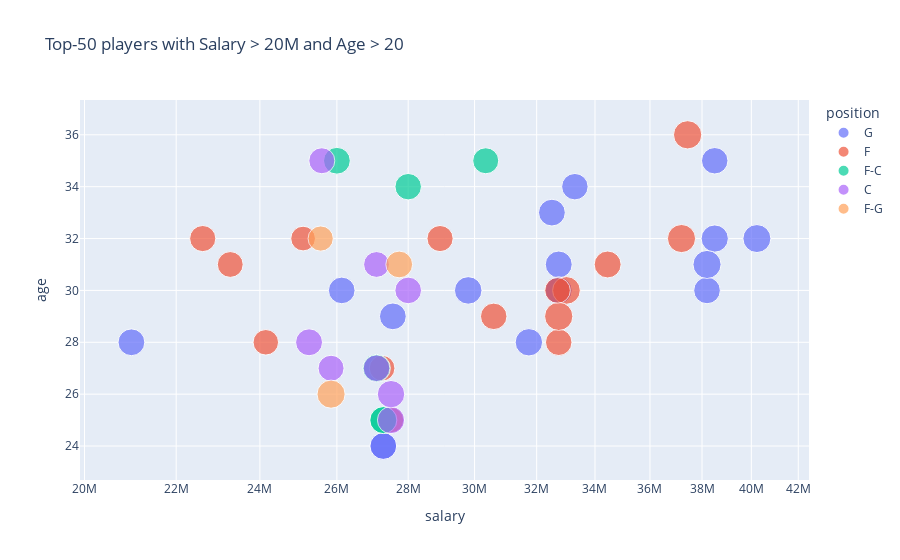

Source (notebook cell):
### Code cell
# Pozisyonları düzenle (örneğin, F-C ve C-F'yi F-C olarak birleştirme)
data['position'] = data['position'].replace({'C-F': 'F-C', 'G-F': 'F-G'})
filtered_data = data[(data['salary'] > 20000000) & (data['age'] > 20)]

fig = px.scatter(filtered_data.sort_values(by='salary', ascending=False)[:50], 
                x="salary", y="age",
                size="rating", color="position", 
                title="Top-50 players with Salary > 20M and Age > 20",
                log_x=True, size_max=20)
fig.show()

### Figure 1 — Plotly figure (JSON) as saved in the notebook; plotly's stock layout.template omitted (floating-point values rounded to 4 significant figures)
{"data": [{"hovertemplate": "position=G<br>salary=%{x}<br>age=%{y}<br>rating=%{marker.size}<extra></extra>", "legendgroup": "G", "marker": {"color": "#636efa", "size": [95, 85, 90, 86, 96, 85, 88, 88, 89, 87, 91, 92, 87, 86, 87, 87, 86, 87], "sizemode": "area", "sizeref": 0.2425, "symbol": "circle"}, "mode": "markers", "name": "G", "orientation": "v", "showlegend": true, "type": "scatter", "x": [40231758, 38506482, 38506482, 38199000, 38199000, 33296296, 32742000, 32742000, 32742000, 32511623, 31742000, 29802321, 27556959, 27285000, 27285000, 27093018, 26131111, 21000000], "xaxis": "x", "y": [32, 35, 32, 30, 31, 34, 31, 30, 30, 33, 28, 30, 29, 24, 24, 27, 30, 28], "yaxis": "y"}, {"hovertemplate": "position=F<br>salary=%{x}<br>age=%{y}<br>rating=%{marker.size}<extra></extra>", "legendgroup": "F", "marker": {"color": "#EF553B", "size": [97, 96, 88, 93, 85, 97, 80, 85, 83, 79, 80, 74, 79, 81, 83], "sizemode": "area", "sizeref": 0.2425, "symbol": "circle"}, "mode": "markers", "name": "F", "orientation": "v", "showlegend": true, "type": "scatter", "x": [37436858, 37199000, 34449964, 33005556, 32742000, 32742000, 32700690, 30603448, 28942830, 27504630, 27250576, 25102512, 24147727, 23271604, 22615559], "xaxis": "x", "y": [36, 32, 31, 30, 28, 29, 30, 29, 32, 25, 27, 32, 28, 31, 32], "yaxis": "y"}, {"hovertemplate": "position=F-C<br>salary=%{x}<br>age=%{y}<br>rating=%{marker.size}<extra></extra>", "legendgroup": "F-C", "marker": {"color": "#00cc96", "size": [82, 85, 87, 89, 94, 87], "sizemode": "area", "sizeref": 0.2425, "symbol": "circle"}, "mode": "markers", "name": "F-C", "orientation": "v", "showlegend": true, "type": "scatter", "x": [30350000, 28000000, 27285000, 27285000, 27093019, 26000000], "xaxis": "x", "y": [35, 34, 25, 25, 27, 35], "yaxis": "y"}, {"hovertemplate": "position=C<br>salary=%{x}<br>age=%{y}<br>rating=%{marker.size}<extra></extra>", "legendgroup": "C", "marker": {"color": "#ab63fa", "size": [86, 90, 91, 81, 86, 82, 82, 88], "sizemode": "area", "sizeref": 0.2425, "symbol": "circle"}, "mode": "markers", "name": "C", "orientation": "v", "showlegend": true, "type": "scatter", "x": [28000000, 27504630, 27504630, 27093018, 27093018, 25842697, 25595700, 25258427], "xaxis": "x", "y": [30, 25, 26, 31, 27, 27, 35, 28], "yaxis": "y"}, {"hovertemplate": "position=F-G<br>salary=%{x}<br>age=%{y}<br>rating=%{marker.size}<extra></extra>", "legendgroup": "F-G", "marker": {"color": "#FFA15A", "size": [87, 96, 77], "sizemode": "area", "sizeref": 0.2425, "symbol": "circle"}, "mode": "markers", "name": "F-G", "orientation": "v", "showlegend": true, "type": "scatter", "x": [27739975, 25842697, 25565217], "xaxis": "x", "y": [31, 26, 32], "yaxis": "y"}], "layout": {"legend": {"itemsizing": "constant", "title": {"text": "position"}, "tracegroupgap": 0}, "title": {"text": "Top-50 players with Salary > 20M and Age > 20"}, "xaxis": {"anchor": "y", "domain": [0, 1], "title": {"text": "salary"}, "type": "log"}, "yaxis": {"anchor": "x", "domain": [0, 1], "title": {"text": "age"}}}}
